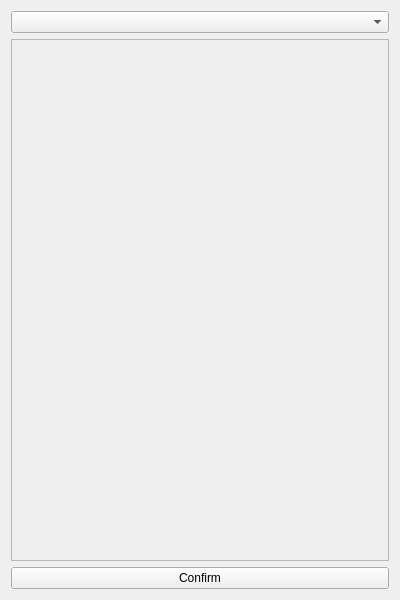
<?xml version="1.0" encoding="UTF-8"?>
<ui version="4.0">
 <class>TaskPanel</class>
 <widget class="QWidget" name="TaskPanel">
  <property name="geometry">
   <rect>
    <x>0</x>
    <y>0</y>
    <width>400</width>
    <height>600</height>
   </rect>
  </property>
  <layout class="QVBoxLayout" name="verticalLayout">
   <item>
    <widget class="QComboBox" name="comboBox_tasks"/>
   </item>
   <item>
    <widget class="QScrollArea" name="scrollArea">
     <property name="widgetResizable">
      <bool>true</bool>
     </property>
     <widget class="QWidget" name="scrollAreaWidgetContents">
      <layout class="QVBoxLayout" name="scrollAreaLayout"/>
     </widget>
    </widget>
   </item>
   <item>
    <widget class="QPushButton" name="button_confirm">
     <property name="text">
      <string>Confirm</string>
     </property>
    </widget>
   </item>
  </layout>
 </widget>
 <resources/>
 <connections/>
</ui>
